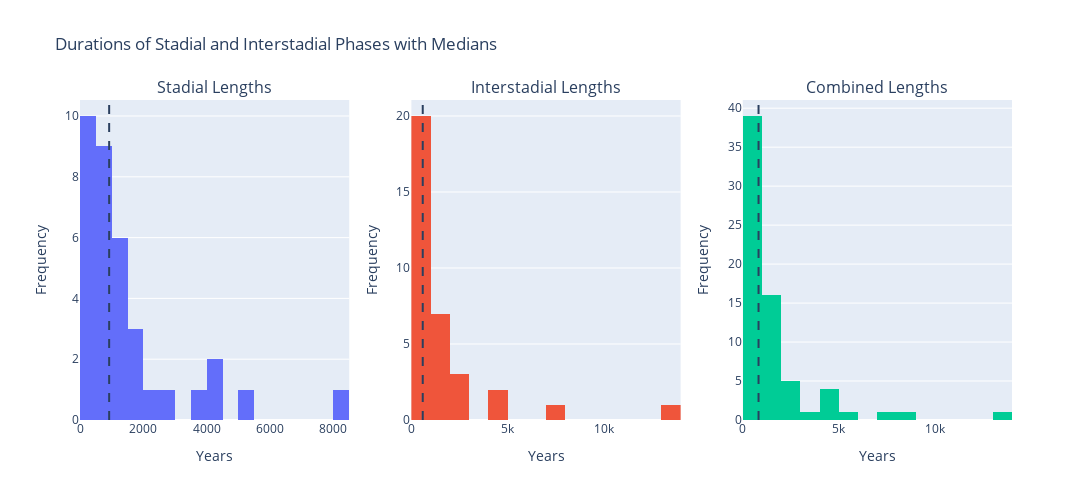

The code cell stored with this chart in its notebook:
### Code cell
import plotly.graph_objects as go
from plotly.subplots import make_subplots
import numpy as np

# Provided data
gs_data = {
    "start": [11703, 14692, 23020, 23340, 27780, 28900, 30840, 32500, 33740, 35480,
              38220, 40160, 41460, 43340, 46860, 49280, 54220, 55000, 55800, 58040,
              58280, 59080, 59440, 64100, 69620, 72340, 76440, 84760, 85060, 90040,
              104040, 104520, 106750, 108280, 115370],
    "end":   [12896, 22900, 23220, 27540, 28600, 30600, 32040, 33360, 34740, 36580,
              39900, 40800, 42240, 44280, 48340, 49600, 54900, 55400, 56500, 58160,
              58560, 59300, 63840, 69400, 70380, 74100, 77760, 84960, 87600, 90140,
              104380, 105440, 106900, 110640, 119140]
}

# Calculate durations
start = gs_data['start']
end = gs_data['end']
stadials = [e - s for s, e in zip(start, end)]
interstadials = [start[i+1] - end[i] for i in range(len(start)-1)]
combined = stadials + interstadials

# Calculate medians
med_stadial = np.median(stadials)
med_interstadial = np.median(interstadials)
med_combined = np.median(combined)

# print the median values
print(f"Median Stadial Length: {med_stadial} years")
print(f"Median Interstadial Length: {med_interstadial} years")
print(f"Median Combined Length: {med_combined} years")

# Create subplots
fig = make_subplots(rows=1, cols=3, subplot_titles=('Stadial Lengths', 'Interstadial Lengths', 'Combined Lengths'))

# Add histograms
fig.add_trace(go.Histogram(x=stadials, nbinsx=20, name='Stadial'), row=1, col=1)
fig.add_trace(go.Histogram(x=interstadials, nbinsx=20, name='Interstadial'), row=1, col=2)
fig.add_trace(go.Histogram(x=combined, nbinsx=20, name='Combined'), row=1, col=3)

# Add median lines
fig.add_vline(x=med_stadial, row=1, col=1, line_dash="dash")
fig.add_vline(x=med_interstadial, row=1, col=2, line_dash="dash")
fig.add_vline(x=med_combined, row=1, col=3, line_dash="dash")

# Update axes labels
for i in range(1, 4):
    fig.update_xaxes(title_text='Years', row=1, col=i)
    fig.update_yaxes(title_text='Frequency', row=1, col=i)

fig.update_layout(height=500, width=1200, showlegend=False, title_text="Durations of Stadial and Interstadial Phases with Medians")

fig.show()

### Figure 1 — Plotly figure (JSON) as saved in the notebook; plotly's stock layout.template omitted (floating-point values rounded to 4 significant figures)
{"data": [{"name": "Stadial", "nbinsx": 20, "type": "histogram", "x": [1193, 8208, 200, 4200, 820, 1700, 1200, 860, 1000, 1100, 1680, 640, 780, 940, 1480, 320, 680, 400, 700, 120, 280, 220, 4400, 5300, 760, 1760, 1320, 200, 2540, 100, 340, 920, 150, 2360, 3770], "xaxis": "x", "yaxis": "y"}, {"name": "Interstadial", "nbinsx": 20, "type": "histogram", "x": [1796, 120, 120, 240, 300, 240, 460, 380, 740, 1640, 260, 660, 1100, 2580, 940, 4620, 100, 400, 1540, 120, 520, 140, 260, 220, 1960, 2340, 7000, 100, 2440, 13900, 140, 1310, 1380, 4730], "xaxis": "x2", "yaxis": "y2"}, {"name": "Combined", "nbinsx": 20, "type": "histogram", "x": [1193, 8208, 200, 4200, 820, 1700, 1200, 860, 1000, 1100, 1680, 640, 780, 940, 1480, 320, 680, 400, 700, 120, 280, 220, 4400, 5300, 760, 1760, 1320, 200, 2540, 100, 340, 920, 150, 2360, 3770, 1796, 120, 120, 240, 300, 240, 460, 380, 740, 1640, 260, 660, 1100, 2580, 940, 4620, 100, 400, 1540, 120, 520, 140, 260, 220, 1960, 2340, 7000, 100, 2440, 13900, 140, 1310, 1380, 4730], "xaxis": "x3", "yaxis": "y3"}], "layout": {"annotations": [{"font": {"size": 16}, "showarrow": false, "text": "Stadial Lengths", "x": 0.1444, "xanchor": "center", "xref": "paper", "y": 1, "yanchor": "bottom", "yref": "paper"}, {"font": {"size": 16}, "showarrow": false, "text": "Interstadial Lengths", "x": 0.5, "xanchor": "center", "xref": "paper", "y": 1, "yanchor": "bottom", "yref": "paper"}, {"font": {"size": 16}, "showarrow": false, "text": "Combined Lengths", "x": 0.8556, "xanchor": "center", "xref": "paper", "y": 1, "yanchor": "bottom", "yref": "paper"}], "height": 500, "shapes": [{"line": {"dash": "dash"}, "type": "line", "x0": 920, "x1": 920, "xref": "x", "y0": 0, "y1": 1, "yref": "y domain"}, {"line": {"dash": "dash"}, "type": "line", "x0": 590, "x1": 590, "xref": "x2", "y0": 0, "y1": 1, "yref": "y2 domain"}, {"line": {"dash": "dash"}, "type": "line", "x0": 820, "x1": 820, "xref": "x3", "y0": 0, "y1": 1, "yref": "y3 domain"}], "showlegend": false, "title": {"text": "Durations of Stadial and Interstadial Phases with Medians"}, "width": 1200, "xaxis": {"anchor": "y", "domain": [0, 0.2889], "title": {"text": "Years"}}, "xaxis2": {"anchor": "y2", "domain": [0.3556, 0.6444], "title": {"text": "Years"}}, "xaxis3": {"anchor": "y3", "domain": [0.7111, 1], "title": {"text": "Years"}}, "yaxis": {"anchor": "x", "domain": [0, 1], "title": {"text": "Frequency"}}, "yaxis2": {"anchor": "x2", "domain": [0, 1], "title": {"text": "Frequency"}}, "yaxis3": {"anchor": "x3", "domain": [0, 1], "title": {"text": "Frequency"}}}}
